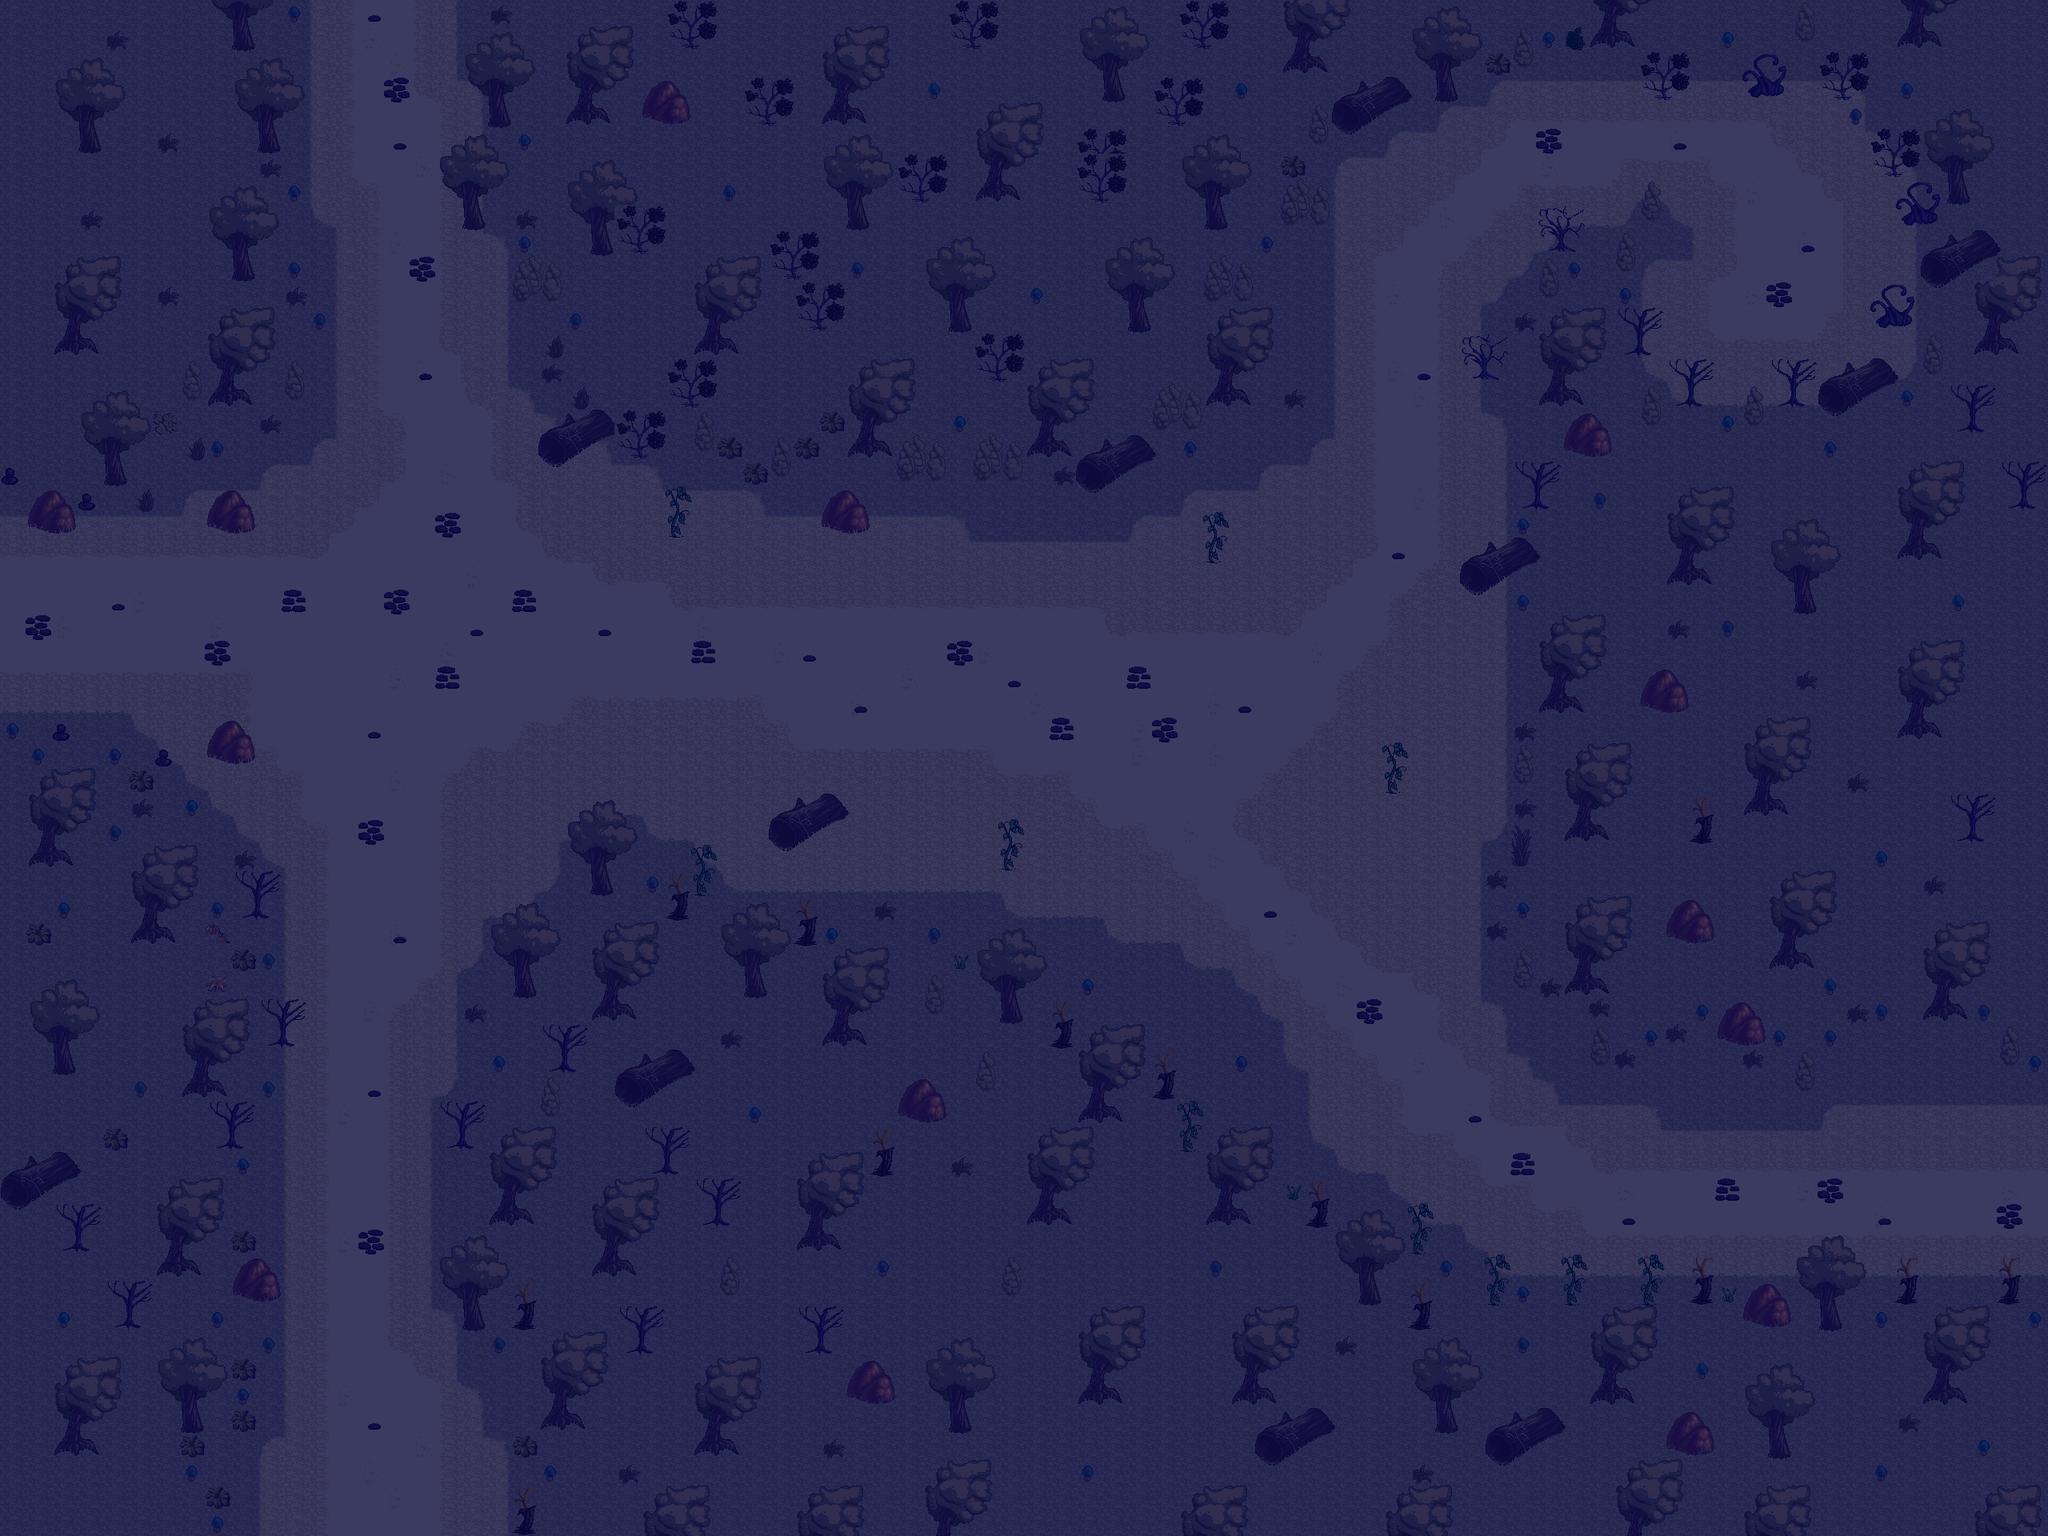

The image is a tile-based game level rendered from a .tmx file. Its description and source (layers, tilesets, objects; grid data summarised) follow:
An orthogonal 80x60 tile map with 32x32 px tiles, 6 tile layers (Wiese dunkel, Wiese hell, Weg, Steine, ...), 11 tilesets and 8 objects (spweg, sphof, spap, splich, exap, ...).

<map version="1.0" orientation="orthogonal" renderorder="right-down" width="80" height="60" tilewidth="32" tileheight="32" nextobjectid="9">
 <tileset firstgid="1" name="225835_hyptosis_tile-art-batch-1" tilewidth="32" tileheight="32" tilecount="900" columns="30">
  <image source="../Downloads/hyptosis tiles/225835_hyptosis_tile-art-batch-1.png" width="960" height="960" />
 </tileset>
 <tileset firstgid="901" name="225836_hyptosis_til-art-batch-2" tilewidth="32" tileheight="32" tilecount="900" columns="30">
  <image source="../Downloads/hyptosis tiles/225836_hyptosis_til-art-batch-2.png" width="960" height="960" />
 </tileset>
 <tileset firstgid="1801" name="225837_hyptosis_tile-art-batch-3" tilewidth="32" tileheight="32" tilecount="900" columns="30">
  <image source="../Downloads/hyptosis tiles/225837_hyptosis_tile-art-batch-3.png" width="960" height="960" />
 </tileset>
 <tileset firstgid="2701" name="225838_hyptosis_tile-art-batch-4" tilewidth="32" tileheight="32" tilecount="900" columns="30">
  <image source="../Downloads/hyptosis tiles/225838_hyptosis_tile-art-batch-4.png" width="960" height="960" />
 </tileset>
 <tileset firstgid="3601" name="225839_hyptosis_tile-art-batch-5" tilewidth="32" tileheight="32" tilecount="722" columns="19">
  <image source="../Downloads/hyptosis tiles/225839_hyptosis_tile-art-batch-5.png" width="636" height="1219" />
 </tileset>
 <tileset firstgid="4323" name="225842_hyptosis_sprites-and-tiles-for-you" tilewidth="32" tileheight="32" tilecount="900" columns="30">
  <image source="../Downloads/hyptosis tiles/225842_hyptosis_sprites-and-tiles-for-you.png" width="960" height="960" />
 </tileset>
 <tileset firstgid="5223" name="town" tilewidth="32" tileheight="32" tilecount="256" columns="16">
  <image source="../Downloads/hyptosis tiles/town.png" width="512" height="512" />
 </tileset>
 <tileset firstgid="5479" name="trees" tilewidth="32" tileheight="32" tilecount="256" columns="16">
  <image source="../Downloads/hyptosis tiles/trees.png" width="512" height="512" />
 </tileset>
 <tileset firstgid="5735" name="trees_plants" tilewidth="32" tileheight="32" tilecount="256" columns="16">
  <image source="../Downloads/hyptosis tiles/trees_plants.png" width="512" height="512" />
 </tileset>
 <tileset firstgid="5991" name="trees_plants_rocks" tilewidth="32" tileheight="32" tilecount="256" columns="16">
  <image source="../Downloads/hyptosis tiles/trees_plants_rocks.png" width="512" height="512" />
 </tileset>
 <tileset firstgid="6247" name="Nachtfilter" tilewidth="32" tileheight="32" tilecount="4" columns="2">
  <image source="../Downloads/hyptosis tiles/Nachtfilter.png" width="64" height="64" />
 </tileset>
 <layer name="Wiese dunkel" width="80" height="60">
  <data>[4800 cells, 4800 non-empty, 1 distinct tile ids]</data>
 </layer>
 <layer name="Wiese hell" width="80" height="60">
  <data>[4800 cells, 1713 non-empty, 15 distinct tile ids]</data>
 </layer>
 <layer name="Weg" width="80" height="60">
  <data>[4800 cells, 913 non-empty, 14 distinct tile ids]</data>
 </layer>
 <layer name="Steine" width="80" height="60">
  <data>[4800 cells, 45 non-empty, 3 distinct tile ids]</data>
 </layer>
 <layer name="Collision" width="80" height="60">
  <data>[4800 cells, 1408 non-empty, 76 distinct tile ids]</data>
 </layer>
 <objectgroup name="Spawnpoints">
  <object id="5" name="spweg" x="24" y="752" width="32" height="32" />
  <object id="6" name="sphof" x="464" y="1872" width="32" height="32" />
  <object id="7" name="spap" x="464" y="24" width="32" height="32" />
  <object id="8" name="splich" x="2504" y="1488" width="32" height="32" />
 </objectgroup>
 <objectgroup name="Exitpoints">
  <object id="1" name="exap" x="384" y="-16" width="209.091" height="27.2727" />
  <object id="2" name="exweg" x="-16" y="672" width="27.2727" height="218.182" />
  <object id="3" name="exhof" x="320" y="1912" width="303.03" height="24.2424" />
  <object id="4" name="exlich" x="2544" y="1376" width="27.2727" height="218.182" />
 </objectgroup>
 <layer name="Nacht" width="80" height="60">
  <data>[4800 cells, 4800 non-empty, 1 distinct tile ids]</data>
 </layer>
</map>
